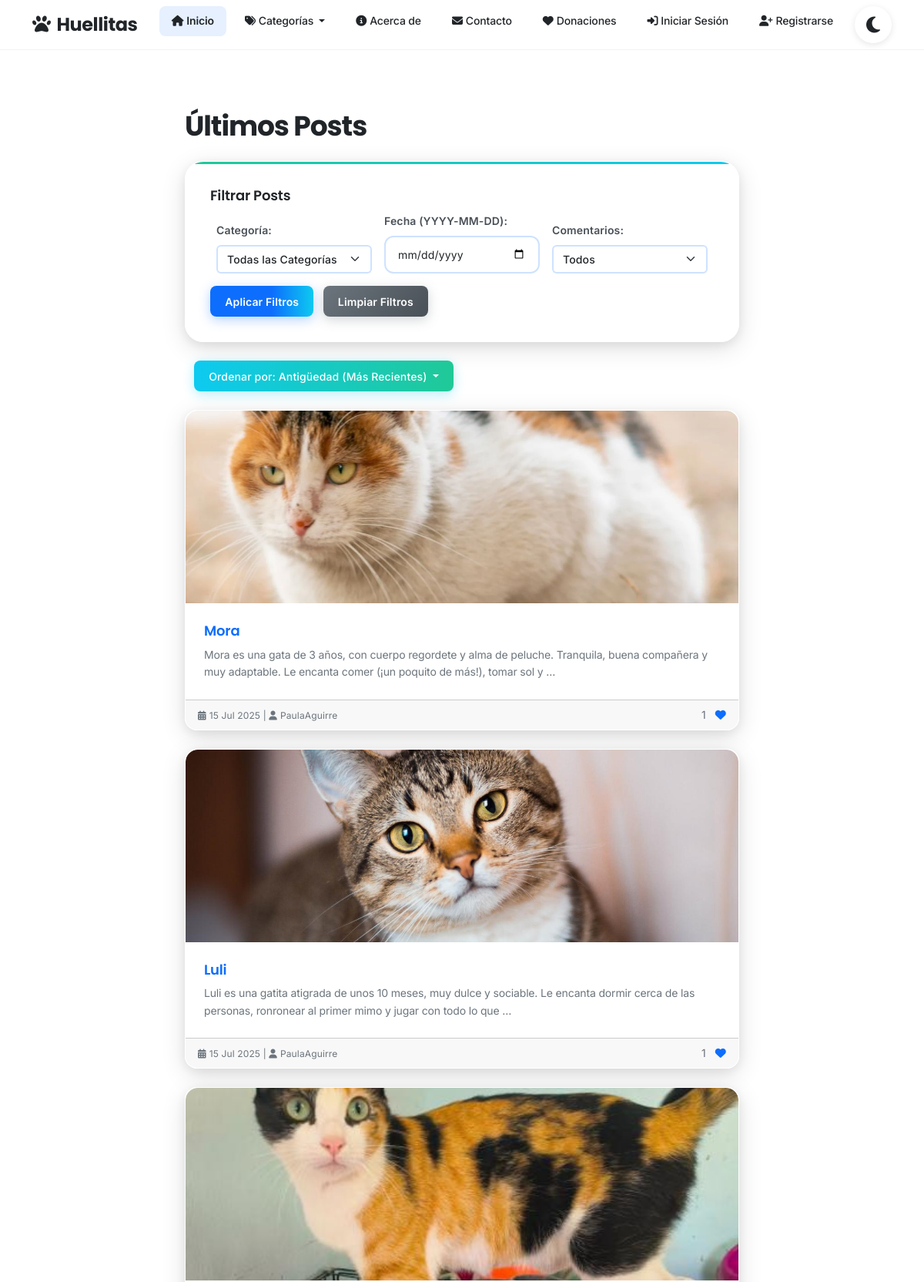
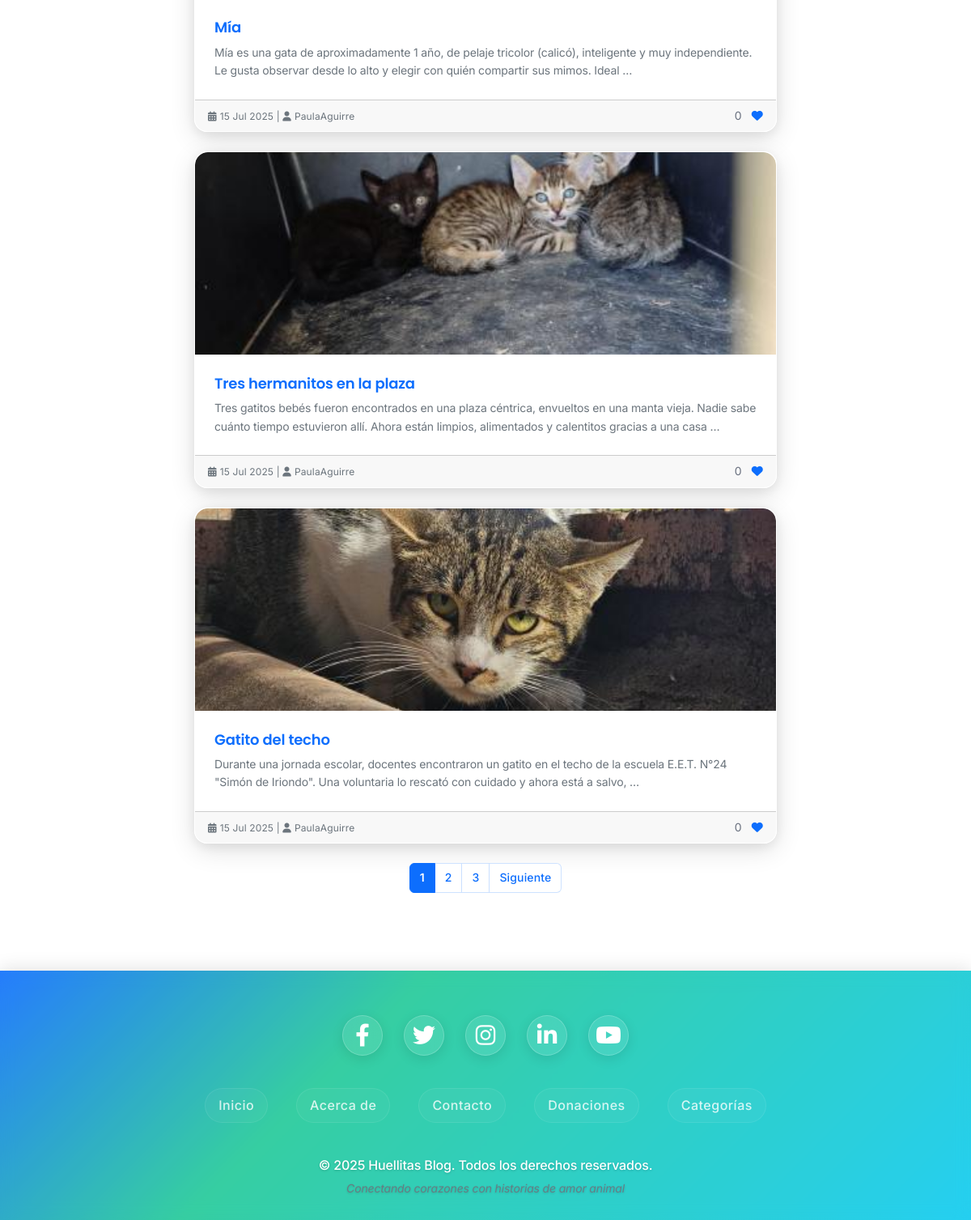
The page / on the database its author committed (2 pictures, top to bottom).
### blog/models.py (models this page shows, shortened)
class Post(models.Model):
    titulo = models.CharField(max_length=200)
    contenido = models.TextField()
    fecha_publicacion = models.DateTimeField(auto_now_add=True) # Se establece automáticamente al crear el post
    autor = models.ForeignKey(User, on_delete=models.CASCADE, related_name='posts') # Un post pertenece a un usuario. Si el usuario se elimina, sus posts también.
    categoria = models.ForeignKey(Categoria, on_delete=models.SET_NULL, null=True, blank=True) # Un post puede tener una categoría. Si la categoría se elimina, el campo se pone a NULL.
    imagen_portada = models.ImageField(upload_to='post_images/', null=True, blank=True) # Opcional: permite subir imágenes
    class Meta:
        ordering = ['-fecha_publicacion'] # Por defecto, los posts se ordenarán del más nuevo al más viejo
    def get_absolute_url(self):
        return reverse('post_detail', kwargs={'pk': self.pk})

### blog/views.py (the view)
# urls.py: path('', PostListView.as_view(), name='post_list'),
class PostListView(ListView):
    model = Post
    template_name = 'blog/post_list.html' # Ruta a tu plantilla HTML
    context_object_name = 'posts' # Nombre de la variable que se pasará a la plantilla
    paginate_by = 5 # Opcional: para paginar los resultados
    def get_queryset(self):
        queryset = super().get_queryset()
        categoria = self.request.GET.get('categoria')
        if categoria:
            queryset = queryset.filter(categoria__nombre=categoria)
        fecha = self.request.GET.get('fecha')
        if fecha:
            queryset = queryset.filter(fecha_publicacion__date=fecha)
        comentarios = self.request.GET.get('comentarios')
        if comentarios == 'si':
            queryset = queryset.filter(comentarios__isnull=False).distinct()
        elif comentarios == 'no':
            queryset = queryset.filter(comentarios__isnull=True)
        order_by = self.request.GET.get('order_by', '-fecha_publicacion')
        if order_by == 'antiguedad_asc':
            queryset = queryset.order_by('fecha_publicacion') # Los más antiguos primero
        elif order_by == 'antiguedad_desc':
            queryset = queryset.order_by('-fecha_publicacion') # Los más recientes primero
        elif order_by == 'titulo_asc':
            queryset = queryset.order_by('titulo') # Orden alfabético ascendente por título
        elif order_by == 'titulo_desc':
            queryset = queryset.order_by('-titulo') # Orden alfabético descendente por título
        else:
            queryset = queryset.order_by('-fecha_publicacion')
        return queryset
    def get_context_data(self, **kwargs):
        context = super().get_context_data(**kwargs)
        context['current_get_params'] = self.request.GET.copy()
        return context

### blog/context_processors.py (called while the page is built)
def categorias_globales(request):
    return {
        'categorias': Categoria.objects.all()
    }

### blog/models.py (called while the page is built)
    def get_absolute_url(self):
        return reverse('category_detail', kwargs={'pk': self.pk})

### blog/templatetags/blog_tags.py (called while the page is built)
@register.simple_tag
def url_with_params(view_name, current_params, param_to_change, new_value):
    updated_params = current_params.copy()
    if new_value is None or new_value == '':
        if param_to_change in updated_params:
            del updated_params[param_to_change] # Elimina el parámetro si el nuevo valor es nulo/vacío
    else:
        updated_params[param_to_change] = new_value
    if param_to_change != 'page' and 'page' in updated_params:
        del updated_params['page']
    query_string = updated_params.urlencode()
    base_url = reverse(view_name)
    if query_string:
        return f"{base_url}?{query_string}"
    return base_url

### blog/templates/blog/post_list.html (shortened to what this page needs)
{% extends 'blog/base.html' %}
{% load blog_tags %}
{% block content %}
    <h1 class="mb-4">Últimos Posts</h1>
    <div class="card card-body mb-4">
        <h3 class="card-title">Filtrar Posts</h3>
        <form method="GET" action="{% url 'post_list' %}">
            <div class="row g-3 align-items-end">
                <div class="col-md-4">
                    <label for="id_categoria" class="form-label">Categoría:</label>
                    <select class="form-select" id="id_categoria" name="categoria">
                        <option value="">Todas las Categorías</option>
                    </select>
                </div>
                <div class="col-md-4">
                    <label for="id_fecha" class="form-label">Fecha (YYYY-MM-DD):</label>
                    <input type="date" class="form-control" id="id_fecha" name="fecha" value="{{ request.GET.fecha }}">
                </div>
                <div class="col-md-4">
                    <label for="id_comentarios" class="form-label">Comentarios:</label>
                    <select class="form-select" id="id_comentarios" name="comentarios">
                        <option value="">Todos</option>
                    </select>
                </div>
            </div>
            <div class="mt-3">
                <button type="submit" class="btn btn-primary me-2">Aplicar Filtros</button>
                <a href="{% url 'post_list' %}" class="btn btn-secondary">Limpiar Filtros</a>
            </div>
        </form>
    </div>
    <div class="row mb-4 align-items-center">
        <div class="col-md-6">
            <div class="dropdown">
                <button class="btn btn-info dropdown-toggle" type="button" id="dropdownMenuOrdenacion" data-bs-toggle="dropdown" aria-expanded="false">
                    Ordenar por:
                    {% if request.GET.order_by == 'antiguedad_asc' %}Antigüedad (Más Antiguos)
                    {% elif request.GET.order_by == 'antiguedad_desc' %}Antigüedad (Más Recientes)
                    {% elif request.GET.order_by == 'titulo_asc' %}Título (A-Z)
                    {% elif request.GET.order_by == 'titulo_desc' %}Título (Z-A)
                    {% else %}Antigüedad (Más Recientes)
                    {% endif %}
                </button>
            </div>
        </div>
    </div>
    {% for post in posts %}
        <div class="card mb-4">
            {% if post.imagen_portada %}
                <img src="{{ post.imagen_portada.url }}" class="card-img-top" alt="{{ post.titulo }}" style="max-height: 250px; object-fit: cover;">
            {% endif %}
            <div class="card-body">
                <h5 class="card-title"><a href="{{ post.get_absolute_url }}" class="text-decoration-none">{{ post.titulo }}</a></h5>
                <p class="card-text">{{ post.contenido|truncatewords:30 }}</p>
            </div>
            <div class="card-footer text-muted d-flex justify-content-between align-items-center">
                <div>
                    <small>
                        <i class="fas fa-calendar-alt me-1"></i>{{ post.fecha_publicacion|date:"d M Y" }} |
                        <i class="fas fa-user me-1"></i>{{ post.autor.username }}
                    </small>
                </div>
                <div>
                    <span class="like-count me-2">{{ post.likes.count }}</span>
                    {% if user.is_authenticated %}
                        <a href="#" class="like-btn {% if user in post.likes.all %}liked{% endif %}" data-post-id="{{ post.id }}">
                            <i class="fas fa-heart"></i>
                        </a>
                    {% else %}
                        <a href="#" class="like-btn-anonymous" data-post-id="{{ post.id }}">
                            <i class="fas fa-heart"></i>
                        </a>
                    {% endif %}
                </div>
            </div>
        </div>
    {% empty %}
        <div class="alert alert-info" role="alert">
            No hay posts disponibles. ¡Sé el primero en crear uno!
        </div>
    {% endfor %}
    {% if is_paginated %}
        <nav aria-label="Page navigation example">
            <ul class="pagination justify-content-center">
                {% for i in paginator.page_range %}
                    <li class="page-item {% if page_obj.number == i %}active{% endif %}"><a class="page-link" href="{% url_with_params 'post_list' current_get_params 'page' i %}">{{ i }}</a></li>
                {% endfor %}
                {% if page_obj.has_next %}
                    <li class="page-item"><a class="page-link" href="{% url_with_params 'post_list' current_get_params 'page' page_obj.next_page_number %}">Siguiente</a></li>
                {% endif %}
            </ul>
        </nav>
    {% endif %}
{% endblock content %}

### blog/templates/blog/base.html (style rules this page uses)
body { padding-top: 70px; }

### rows shown on the page
Post: imagen_portada (picture), titulo "Mora", contenido "Mora es una gata de 3 años, con cuerpo regordete y alma de peluche. Tranquila, buena compañera y muy adaptable. Le encanta comer (¡un poquito de más!), tomar sol y …", fecha_publicacion "15 Jul 2025", autor.username "PaulaAguirre", likes.count "1"
Post: imagen_portada (placeholder picture), titulo "Luli", contenido "Luli es una gatita atigrada de unos 10 meses, muy dulce y sociable. Le encanta dormir cerca de las personas, ronronear al primer mimo y jugar con todo lo que …", fecha_publicacion "15 Jul 2025", autor.username "PaulaAguirre", likes.count "1"
Post: imagen_portada (picture), titulo "Mía", contenido "Mía es una gata de aproximadamente 1 año, de pelaje tricolor (calicó), inteligente y muy independiente. Le gusta observar desde lo alto y elegir con quién compartir sus mimos. Ideal …", fecha_publicacion "15 Jul 2025", autor.username "PaulaAguirre", likes.count "0"
Post: imagen_portada (picture), titulo "Tres hermanitos en la plaza", contenido "Tres gatitos bebés fueron encontrados en una plaza céntrica, envueltos en una manta vieja. Nadie sabe cuánto tiempo estuvieron allí. Ahora están limpios, alimentados y calentitos gracias a una casa …", fecha_publicacion "15 Jul 2025", autor.username "PaulaAguirre", likes.count "0"
Post: imagen_portada (picture), titulo "Gatito del techo", contenido "Durante una jornada escolar, docentes encontraron un gatito en el techo de la escuela E.E.T. N°24 \"Simón de Iriondo\". Una voluntaria lo rescató con cuidado y ahora está a salvo, …", fecha_publicacion "15 Jul 2025", autor.username "PaulaAguirre", likes.count "0"

### other values the page prints
{{ i }} "1" "2" "3"
